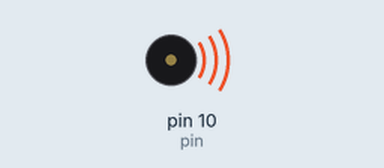
Bench run of a sketch on a simulated Arduino Uno, built with avr-gcc and run on an emulated ATmega328P. Shown: buzzer (waves = sounding).

Above: at 0.1 s.
Timing chart, 0 to 1.6 s (numbered marks = the images above):
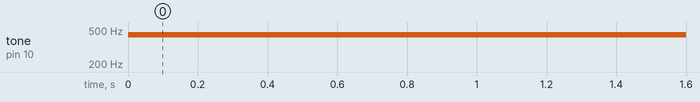

The sketch:

Tonos_Musicales.ino
```cpp
int pin = 10, f=440;
void setup() {
  // put your setup code here, to run once:
  pinMode(pin, OUTPUT);
}

void loop() {
  // put your main code here, to run repeatedly:
  tone(pin, f);
}
```

Measured:
- by itself, tone on pin 10 (pin): silent → 440 Hz at 0.00 s
